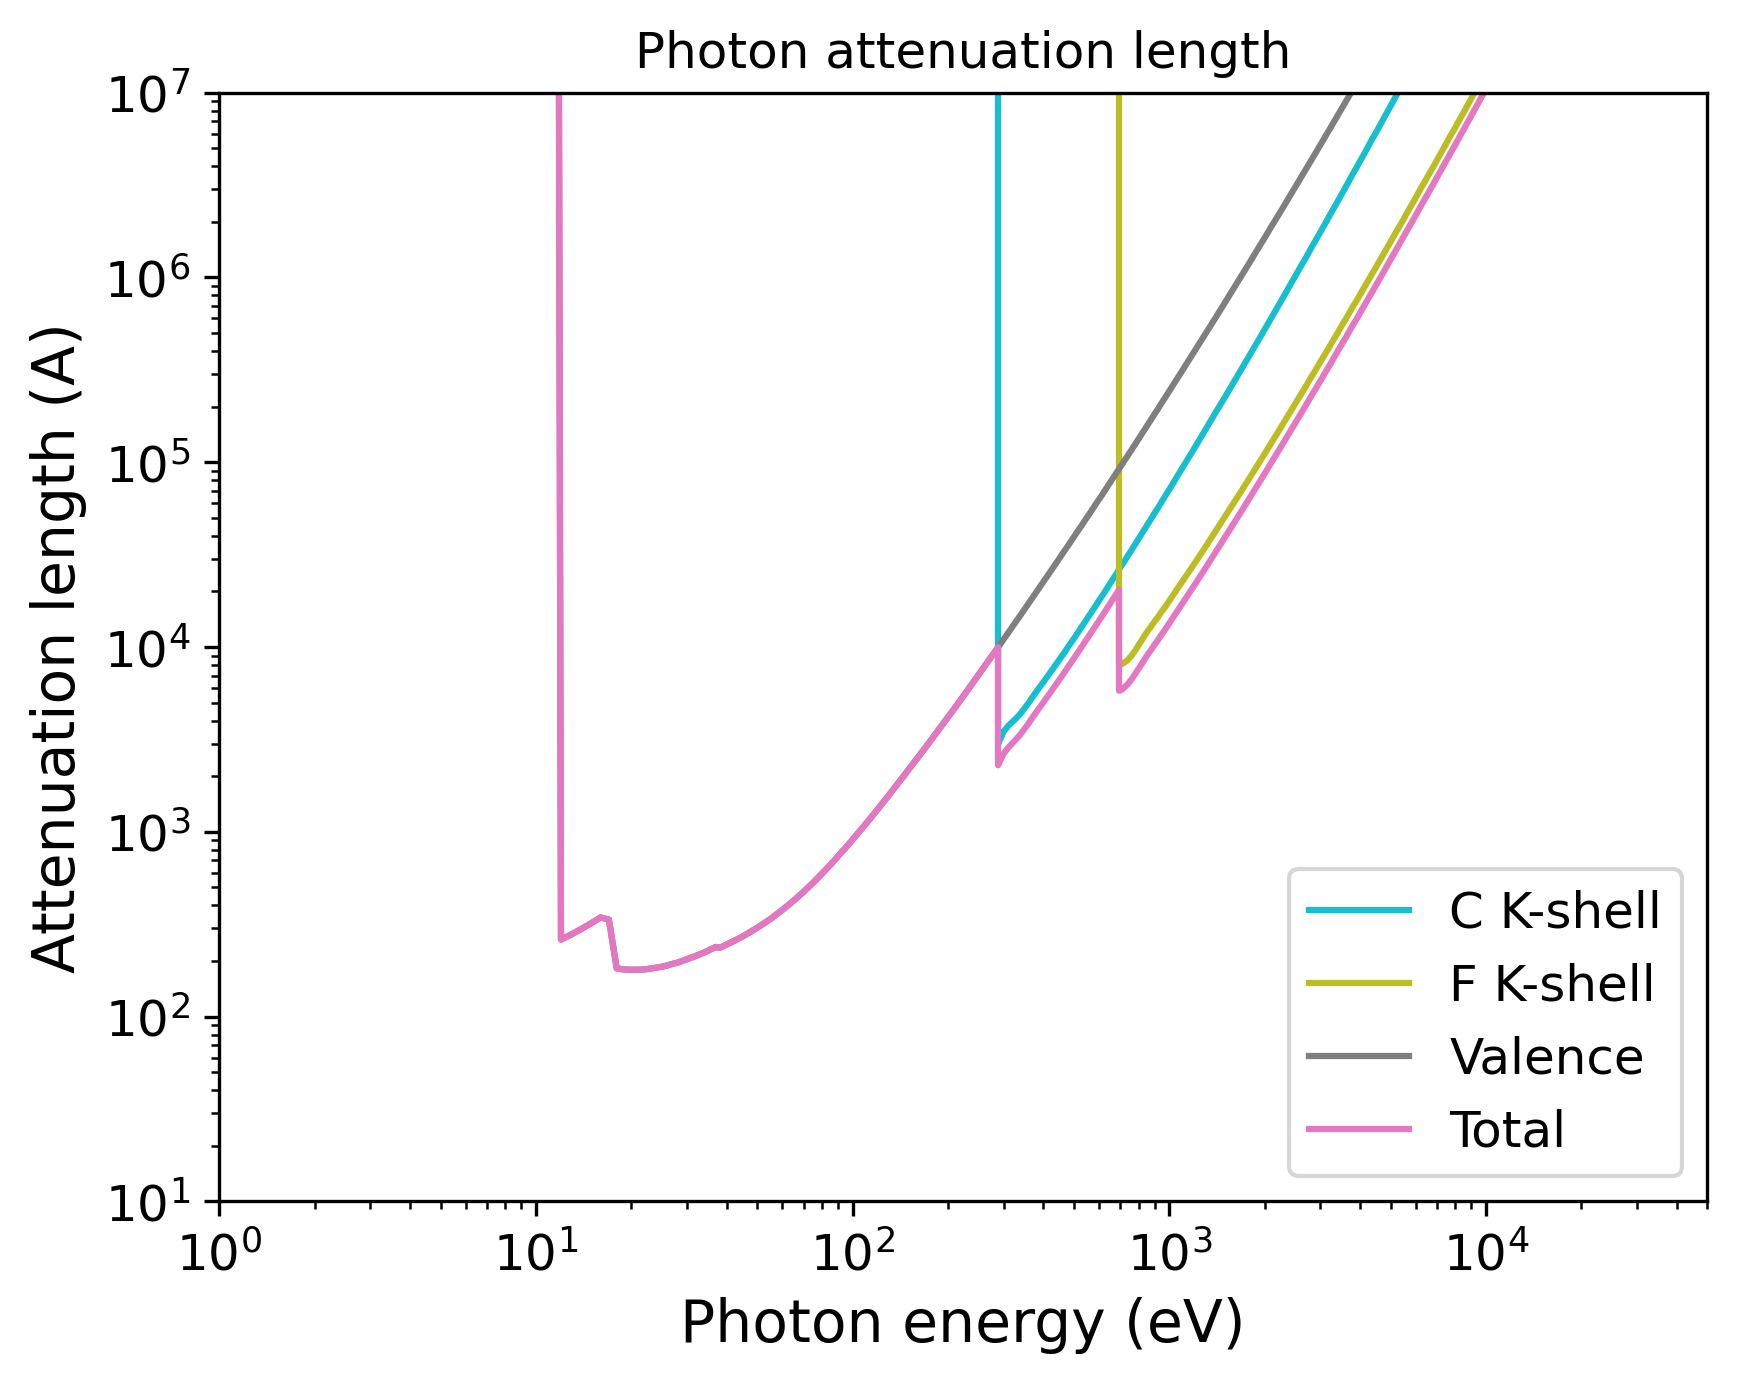

Reproduce this figure in Python.
import pandas as pd
import numpy as np
import matplotlib.pyplot as plt
import matplotlib.cm as cm
# Set the format:
plt.xlabel("Photon energy (eV)", fontsize=14)
plt.ylabel("Attenuation length (A)", fontsize=14)
plt.xticks(fontsize=12)
plt.yticks(fontsize=12)
plt.grid(False)
# Set the axes:
# Read the output file:
df = pd.read_csv(r"OUTPUT_PVDF_Photon_IMFP.dat", sep=r'\s+', header=None, comment="#", skipinitialspace=True)
plt.xscale("log")
plt.yscale("log")
# Prepare the plot:
columns_to_plot = [ 1, 2, 3, 4]
labels = [ "C K-shell", "F K-shell", "Valence", "Total"]
# Create N distinct colors from a colormap
N = len(columns_to_plot)
colors = plt.cm.tab10(np.linspace(1, 0, 10))
# Set line styles:
linestyles = [ "-", "-", "-", "-"]
for i, col in enumerate(columns_to_plot):
    color = colors[i % len(colors)]
    ls    = linestyles[i % len(linestyles)]
    label = labels[i % len(labels)]
    plt.plot(df.iloc[:, 0], df.iloc[:, col],
    color=color,
    label=label,
    linestyle=ls)
plt.xlim(1.00000000,50000.00000000)
plt.ylim(10.00000000,10000000.00000000)
plt.title("Photon attenuation length")
plt.legend(loc="best", fontsize=12)
# Save the plot in this format:
plt.savefig("OUTPUT_MFP_photon.png", dpi=300, bbox_inches="tight")
